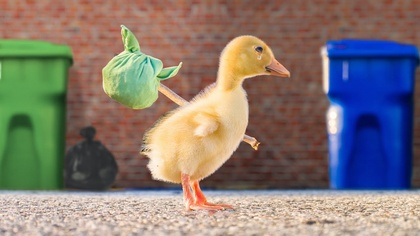
%> input picture edge-enhancement/test_image.jpg, 420 x 236 px, shrunk from 1280 x 720 before the run
$ octave BilateralFilter.m   (GNU Octave 9; MATLAB toolbox functions it lacks are replaced by stand-ins)
%> lines starting %> are read from the running program, lines starting %| are printed output that depends on the picture; long printed decimals are rounded
clear all;
close all;
clc;

%% Load Image & Make Noise

img = imread('test_image.jpg');
%> img is the input picture: size 236x420x3 uint8; mean R, G, B 133.1, 121.9, 115
img = im2double(img);
%> img: size 236x420x3 double
[img_height, img_width, channel] = size(img);
%> img_height = 236; img_width = 420; channel = 3
figure()
imshow(img)
title('Original Image');

var = 0.05;
img_noised = img + var * randn(img_height, img_width, channel);
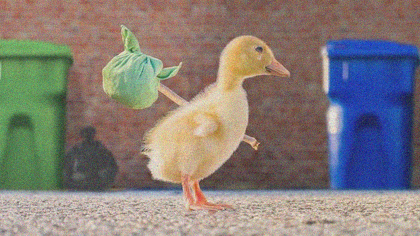
%> img_noised: size 236x420x3 double; mean R, G, B 0.522, 0.478, 0.451; mean of the top-left, top-right, bottom-left and bottom-right quarters 0.498, 0.407, 0.548, 0.481; drawn with min black and max white
img_noised = min(1, img_noised);
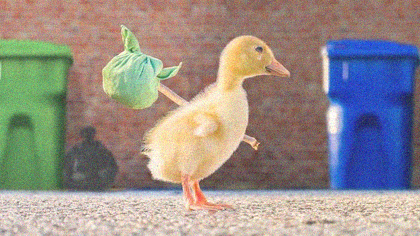
%> img_noised: size 236x420x3 double; mean R, G, B 0.521, 0.478, 0.451; drawn with min black and max white
img_noised = max(0, img_noised);
figure()
imshow(img_noised)
imwrite(img_noised, 'img_noised.jpg');
title('Noised Image');

img_noised_r = img_noised(:,:,1);
img_noised_g = img_noised(:,:,2);
img_noised_b = img_noised(:,:,3);

%% Apply Gaussian Filter

window_size = 19;
sigma_d = 1.5;
img_Gaussian_filtered = zeros([img_height, img_width, channel]);

img_Gaussian_filtered(:, :, 1) = gaussian_filter(img_noised_r, window_size, sigma_d);
%> after the loop in gaussian_filter, `for i = 1+offset:img_height+offset`:
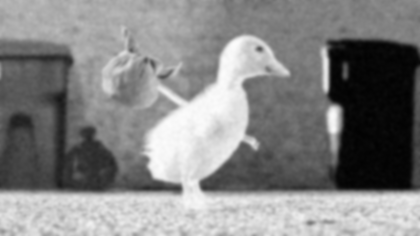
%> output: size 236x420 double; min 0.00874, max 0.99, mean 0.523
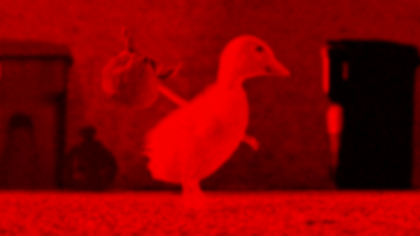
%> img_Gaussian_filtered: size 236x420x3 double; mean R, G, B 0.523, 0, 0
img_Gaussian_filtered(:, :, 2) = gaussian_filter(img_noised_g, window_size, sigma_d);
%> call 2 of gaussian_filter, with window_size = 19, sigma_d = 1.5
%> after the loop in gaussian_filter (call 2), `for i = 1+offset:img_height+offset`:
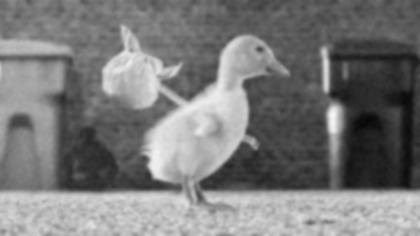
%> output: size 236x420 double; min 0.0303, max 0.968, mean 0.478
img_Gaussian_filtered(:, :, 3) = gaussian_filter(img_noised_b, window_size, sigma_d);
%> call 3 of gaussian_filter, with window_size = 19, sigma_d = 1.5
%> after the loop in gaussian_filter (call 3), `for i = 1+offset:img_height+offset`:
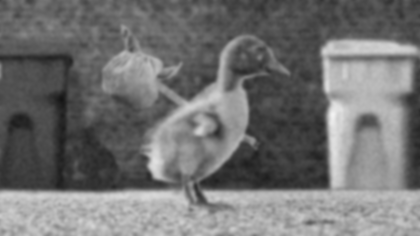
%> output: size 236x420 double; min 0.0759, max 0.951, mean 0.451

figure();
imshow(img_Gaussian_filtered);
title('Gaussian Filtered Image');
imwrite(img_Gaussian_filtered, 'img_Gaussian_filtered.jpg');

%% Apply Bilateral Filter

sigma_d = 1.5;
sigma_s = 0.13;
img_Bilateral_filtered = zeros([img_height, img_width, channel]);

img_Bilateral_filtered(:, :, 1) = bilateral_filter(img_noised_r, window_size, sigma_s, sigma_d);
img_Bilateral_filtered(:, :, 2) = bilateral_filter(img_noised_g, window_size, sigma_s, sigma_d);
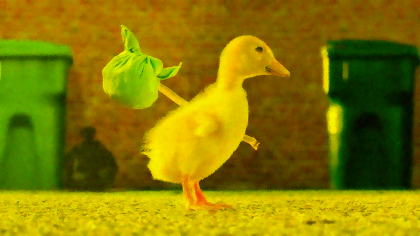
%> img_Bilateral_filtered: size 236x420x3 double; mean R, G, B 0.523, 0.478, 0; mean of the top-left, top-right, bottom-left and bottom-right quarters 0.367, 0.265, 0.39, 0.313
img_Bilateral_filtered(:, :, 3) = bilateral_filter(img_noised_b, window_size, sigma_s, sigma_d);

figure();
imshow(img_Bilateral_filtered);
title('Bilateral Filtered Image');
imwrite(img_Bilateral_filtered, 'img_Bilateral_filtered.jpg');

%% Evaluation

psnr_noise = psnr(img_noised, img);
%> psnr_noise = 26.15
psnr_Gaussian_filter = psnr(img_Gaussian_filtered, img);
%> psnr_Gaussian_filter = 28.78
psnr_Bilateral_filter = psnr(img_Bilateral_filtered, img);
%> psnr_Bilateral_filter = 31.88

fprintf('PSNR between orignal image and noised image : %d dB\n', psnr_noise);
%| PSNR between orignal image and noised image : 26.152 dB
fprintf('PSNR between orignal image and Gaussian filtered image : %d dB\n', psnr_Gaussian_filter);
%| PSNR between orignal image and Gaussian filtered image : 28.7844 dB
fprintf('PSNR between orignal image and Bilateral filtered image : %d dB\n\n', psnr_Bilateral_filter);
%| PSNR between orignal image and Bilateral filtered image : 31.8835 dB

ssim_noise = ssim(img_noised, img);
%> ssim_noise = 0.873
ssim_Gaussian_filter = ssim(img_Gaussian_filtered, img);
%> ssim_Gaussian_filter = 0.937
ssim_Bilateral_filter = ssim(img_Bilateral_filtered, img);
%> ssim_Bilateral_filter = 0.964

fprintf('SSIM between orignal image and noised image : %d \n', ssim_noise);
%| SSIM between orignal image and noised image : 0.8728
fprintf('SSIM between orignal image and Gaussian filtered image : %d \n', ssim_Gaussian_filter);
%| SSIM between orignal image and Gaussian filtered image : 0.9367
fprintf('SSIM between orignal image and Bilateral filtered image : %d \n', ssim_Bilateral_filter);
%| SSIM between orignal image and Bilateral filtered image : 0.9642


%% Gaussian Filter
function output = gaussian_filter(img, window_size, sigma_d)

[img_height, img_width] = size(img);
offset = (window_size - 1) / 2;
img_padded = padarray(img, [offset, offset], 'both', 'replicate');

output = zeros([img_height, img_width]);

[x, y] = meshgrid(-offset:offset, -offset:offset);
distance_kernel = exp(-(x.^2 + y.^2) / (2 * sigma_d^2));

for i = 1+offset:img_height+offset
    for j = 1+offset:img_width+offset
        row_min = i - offset;
        row_max = i + offset;
        column_min = j - offset;
        column_max = j + offset;
        sub_img = img_padded(row_min:row_max, column_min:column_max);

        norm = sum(distance_kernel(:));
        output(i - offset, j - offset) = sum(sum(distance_kernel.*sub_img)) / norm;
    end
end

end

%% Bilateral Filter
function output = bilateral_filter(img, window_size, sigma_s, sigma_d)

[img_height, img_width] = size(img);
offset = (window_size - 1) / 2;
img_padded = padarray(img, [offset, offset], 'both', 'replicate');

output = zeros([img_height, img_width]);

[x, y] = meshgrid(-offset:offset, -offset:offset);
distance_kernel = exp(-(x.^2 + y.^2) / (2 * sigma_d^2));

for i = 1+offset:img_height+offset
    for j = 1+offset:img_width+offset
        row_min = i - offset;
        row_max = i + offset;
        column_min = j - offset;
        column_max = j + offset;
        sub_img = img_padded(row_min:row_max, column_min:column_max);

        value_kernel = exp(-(sub_img - img_padded(i, j)).^2 / (2 * sigma_s^2));
        bilateral_kernel = value_kernel .* distance_kernel;

        norm = sum(bilateral_kernel(:));
        output(i - offset, j - offset) = sum(sum(bilateral_kernel.*sub_img)) / norm;
    end
end

end
